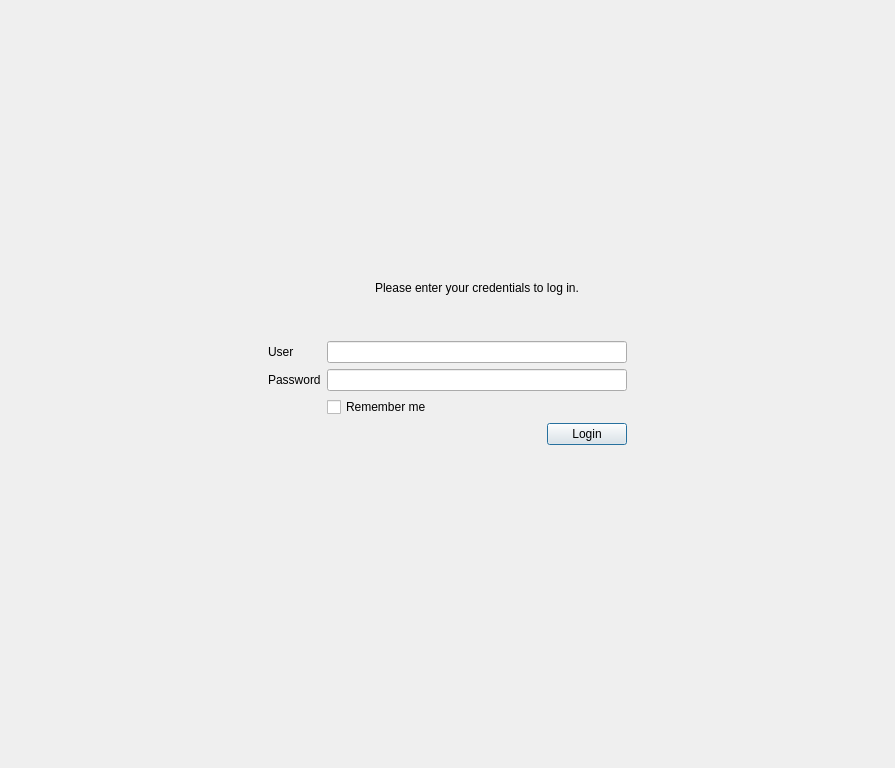
<?xml version="1.0" encoding="UTF-8"?>
<ui version="4.0">
 <class>CRemoteStandardLoginGuiComp</class>
 <widget class="QWidget" name="CRemoteStandardLoginGuiComp">
  <property name="geometry">
   <rect>
    <x>0</x>
    <y>0</y>
    <width>895</width>
    <height>768</height>
   </rect>
  </property>
  <property name="windowTitle">
   <string>Form</string>
  </property>
  <layout class="QVBoxLayout" name="verticalLayout">
   <property name="spacing">
    <number>0</number>
   </property>
   <property name="leftMargin">
    <number>0</number>
   </property>
   <property name="topMargin">
    <number>0</number>
   </property>
   <property name="rightMargin">
    <number>0</number>
   </property>
   <property name="bottomMargin">
    <number>0</number>
   </property>
   <item>
    <spacer name="verticalSpacer_31">
     <property name="orientation">
      <enum>Qt::Vertical</enum>
     </property>
     <property name="sizeHint" stdset="0">
      <size>
       <width>20</width>
       <height>140</height>
      </size>
     </property>
    </spacer>
   </item>
   <item>
    <widget class="QWidget" name="MainFrame" native="true">
     <property name="minimumSize">
      <size>
       <width>500</width>
       <height>675</height>
      </size>
     </property>
     <layout class="QVBoxLayout" name="verticalLayout_2">
      <property name="spacing">
       <number>0</number>
      </property>
      <property name="leftMargin">
       <number>0</number>
      </property>
      <property name="topMargin">
       <number>0</number>
      </property>
      <property name="rightMargin">
       <number>0</number>
      </property>
      <property name="bottomMargin">
       <number>0</number>
      </property>
      <item alignment="Qt::AlignHCenter|Qt::AlignVCenter">
       <widget class="QStackedWidget" name="StackedWidget">
        <property name="currentIndex">
         <number>0</number>
        </property>
        <widget class="QWidget" name="LoginPage">
         <layout class="QVBoxLayout" name="verticalLayout_6">
          <property name="spacing">
           <number>0</number>
          </property>
          <property name="leftMargin">
           <number>0</number>
          </property>
          <property name="topMargin">
           <number>0</number>
          </property>
          <property name="rightMargin">
           <number>0</number>
          </property>
          <property name="bottomMargin">
           <number>0</number>
          </property>
          <item>
           <widget class="QFrame" name="LoginFrame">
            <property name="frameShape">
             <enum>QFrame::NoFrame</enum>
            </property>
            <property name="frameShadow">
             <enum>QFrame::Raised</enum>
            </property>
            <layout class="QGridLayout" name="gridLayout_2">
             <item row="4" column="2">
              <widget class="QLabel" name="PasswordLabel">
               <property name="text">
                <string>Password</string>
               </property>
              </widget>
             </item>
             <item row="3" column="2">
              <widget class="QLabel" name="label">
               <property name="text">
                <string>User</string>
               </property>
              </widget>
             </item>
             <item row="4" column="3">
              <widget class="QLineEdit" name="PasswordEdit">
               <property name="echoMode">
                <enum>QLineEdit::Password</enum>
               </property>
              </widget>
             </item>
             <item row="5" column="3">
              <widget class="QCheckBox" name="RememberMe">
               <property name="text">
                <string>Remember me</string>
               </property>
              </widget>
             </item>
             <item row="6" column="3">
              <layout class="QHBoxLayout" name="horizontalLayout">
               <item>
                <widget class="QLabel" name="PasswordMessage">
                 <property name="text">
                  <string/>
                 </property>
                </widget>
               </item>
               <item>
                <spacer name="horizontalSpacer_4">
                 <property name="orientation">
                  <enum>Qt::Horizontal</enum>
                 </property>
                 <property name="sizeHint" stdset="0">
                  <size>
                   <width>40</width>
                   <height>20</height>
                  </size>
                 </property>
                </spacer>
               </item>
               <item>
                <widget class="QPushButton" name="LoginButton">
                 <property name="text">
                  <string>Login</string>
                 </property>
                 <property name="icon">
                  <iconset>
                   <normaloff>:/Icons/Unlock</normaloff>:/Icons/Unlock</iconset>
                 </property>
                 <property name="default">
                  <bool>true</bool>
                 </property>
                </widget>
               </item>
              </layout>
             </item>
             <item row="4" column="4">
              <spacer name="horizontalSpacer_3">
               <property name="orientation">
                <enum>Qt::Horizontal</enum>
               </property>
               <property name="sizeHint" stdset="0">
                <size>
                 <width>40</width>
                 <height>20</height>
                </size>
               </property>
              </spacer>
             </item>
             <item row="1" column="3">
              <widget class="QLabel" name="LoginMessage">
               <property name="text">
                <string>Please enter your credentials to log in.</string>
               </property>
               <property name="alignment">
                <set>Qt::AlignCenter</set>
               </property>
              </widget>
             </item>
             <item row="4" column="1">
              <spacer name="horizontalSpacer">
               <property name="orientation">
                <enum>Qt::Horizontal</enum>
               </property>
               <property name="sizeHint" stdset="0">
                <size>
                 <width>40</width>
                 <height>20</height>
                </size>
               </property>
              </spacer>
             </item>
             <item row="0" column="3">
              <spacer name="verticalSpacer">
               <property name="orientation">
                <enum>Qt::Vertical</enum>
               </property>
               <property name="sizeHint" stdset="0">
                <size>
                 <width>20</width>
                 <height>40</height>
                </size>
               </property>
              </spacer>
             </item>
             <item row="3" column="3">
              <widget class="QLineEdit" name="UserEdit">
               <property name="minimumSize">
                <size>
                 <width>300</width>
                 <height>0</height>
                </size>
               </property>
               <property name="focusPolicy">
                <enum>Qt::StrongFocus</enum>
               </property>
              </widget>
             </item>
             <item row="4" column="0">
              <spacer name="horizontalSpacer_9">
               <property name="orientation">
                <enum>Qt::Horizontal</enum>
               </property>
               <property name="sizeHint" stdset="0">
                <size>
                 <width>40</width>
                 <height>20</height>
                </size>
               </property>
              </spacer>
             </item>
             <item row="7" column="3">
              <spacer name="verticalSpacer_2">
               <property name="orientation">
                <enum>Qt::Vertical</enum>
               </property>
               <property name="sizeHint" stdset="0">
                <size>
                 <width>20</width>
                 <height>40</height>
                </size>
               </property>
              </spacer>
             </item>
             <item row="2" column="3">
              <spacer name="verticalSpacer_4">
               <property name="orientation">
                <enum>Qt::Vertical</enum>
               </property>
               <property name="sizeType">
                <enum>QSizePolicy::Fixed</enum>
               </property>
               <property name="sizeHint" stdset="0">
                <size>
                 <width>20</width>
                 <height>40</height>
                </size>
               </property>
              </spacer>
             </item>
             <item row="4" column="5">
              <spacer name="horizontalSpacer_10">
               <property name="orientation">
                <enum>Qt::Horizontal</enum>
               </property>
               <property name="sizeHint" stdset="0">
                <size>
                 <width>40</width>
                 <height>20</height>
                </size>
               </property>
              </spacer>
             </item>
            </layout>
           </widget>
          </item>
         </layout>
        </widget>
        <widget class="QWidget" name="SuPasswordPage">
         <property name="minimumSize">
          <size>
           <width>0</width>
           <height>0</height>
          </size>
         </property>
         <layout class="QVBoxLayout" name="verticalLayout_4">
          <property name="spacing">
           <number>0</number>
          </property>
          <property name="leftMargin">
           <number>0</number>
          </property>
          <property name="topMargin">
           <number>0</number>
          </property>
          <property name="rightMargin">
           <number>0</number>
          </property>
          <property name="bottomMargin">
           <number>0</number>
          </property>
          <item>
           <widget class="QFrame" name="PasswordFrame">
            <property name="frameShape">
             <enum>QFrame::NoFrame</enum>
            </property>
            <property name="frameShadow">
             <enum>QFrame::Raised</enum>
            </property>
            <layout class="QGridLayout" name="gridLayout_3">
             <item row="5" column="3">
              <layout class="QHBoxLayout" name="horizontalLayout_3">
               <item>
                <widget class="QLabel" name="SuPasswordMessage">
                 <property name="text">
                  <string/>
                 </property>
                </widget>
               </item>
               <item>
                <spacer name="horizontalSpacer_5">
                 <property name="orientation">
                  <enum>Qt::Horizontal</enum>
                 </property>
                 <property name="sizeHint" stdset="0">
                  <size>
                   <width>40</width>
                   <height>20</height>
                  </size>
                 </property>
                </spacer>
               </item>
               <item>
                <widget class="QPushButton" name="SetPasswordButton">
                 <property name="text">
                  <string>OK</string>
                 </property>
                 <property name="default">
                  <bool>true</bool>
                 </property>
                </widget>
               </item>
              </layout>
             </item>
             <item row="3" column="3">
              <widget class="QLineEdit" name="SuPasswordEdit">
               <property name="echoMode">
                <enum>QLineEdit::Password</enum>
               </property>
              </widget>
             </item>
             <item row="2" column="3">
              <spacer name="verticalSpacer_3">
               <property name="orientation">
                <enum>Qt::Vertical</enum>
               </property>
               <property name="sizeType">
                <enum>QSizePolicy::Fixed</enum>
               </property>
               <property name="sizeHint" stdset="0">
                <size>
                 <width>20</width>
                 <height>40</height>
                </size>
               </property>
              </spacer>
             </item>
             <item row="3" column="1">
              <spacer name="horizontalSpacer_7">
               <property name="orientation">
                <enum>Qt::Horizontal</enum>
               </property>
               <property name="sizeHint" stdset="0">
                <size>
                 <width>40</width>
                 <height>20</height>
                </size>
               </property>
              </spacer>
             </item>
             <item row="6" column="3">
              <spacer name="verticalSpacer_8">
               <property name="orientation">
                <enum>Qt::Vertical</enum>
               </property>
               <property name="sizeHint" stdset="0">
                <size>
                 <width>20</width>
                 <height>40</height>
                </size>
               </property>
              </spacer>
             </item>
             <item row="0" column="3">
              <spacer name="verticalSpacer_6">
               <property name="orientation">
                <enum>Qt::Vertical</enum>
               </property>
               <property name="sizeHint" stdset="0">
                <size>
                 <width>20</width>
                 <height>40</height>
                </size>
               </property>
              </spacer>
             </item>
             <item row="1" column="3">
              <widget class="QLabel" name="LoginMessage_2">
               <property name="text">
                <string>Please, enter the password for system administrator</string>
               </property>
               <property name="alignment">
                <set>Qt::AlignCenter</set>
               </property>
              </widget>
             </item>
             <item row="3" column="0">
              <spacer name="horizontalSpacer_11">
               <property name="orientation">
                <enum>Qt::Horizontal</enum>
               </property>
               <property name="sizeHint" stdset="0">
                <size>
                 <width>40</width>
                 <height>20</height>
                </size>
               </property>
              </spacer>
             </item>
             <item row="4" column="3">
              <widget class="QLineEdit" name="SuConfirmPasswordEdit">
               <property name="echoMode">
                <enum>QLineEdit::Password</enum>
               </property>
              </widget>
             </item>
             <item row="3" column="2">
              <widget class="QLabel" name="PasswordLabel_3">
               <property name="text">
                <string>Password</string>
               </property>
              </widget>
             </item>
             <item row="4" column="4">
              <spacer name="horizontalSpacer_8">
               <property name="orientation">
                <enum>Qt::Horizontal</enum>
               </property>
               <property name="sizeHint" stdset="0">
                <size>
                 <width>40</width>
                 <height>20</height>
                </size>
               </property>
              </spacer>
             </item>
             <item row="4" column="2">
              <widget class="QLabel" name="ConfirmPasswordLabel">
               <property name="text">
                <string>Confirm Password</string>
               </property>
              </widget>
             </item>
             <item row="4" column="5">
              <spacer name="horizontalSpacer_12">
               <property name="orientation">
                <enum>Qt::Horizontal</enum>
               </property>
               <property name="sizeHint" stdset="0">
                <size>
                 <width>40</width>
                 <height>20</height>
                </size>
               </property>
              </spacer>
             </item>
            </layout>
           </widget>
          </item>
         </layout>
        </widget>
        <widget class="QWidget" name="ConnectionPage">
         <layout class="QVBoxLayout" name="verticalLayout_3">
          <property name="spacing">
           <number>0</number>
          </property>
          <property name="leftMargin">
           <number>0</number>
          </property>
          <property name="topMargin">
           <number>0</number>
          </property>
          <property name="rightMargin">
           <number>0</number>
          </property>
          <property name="bottomMargin">
           <number>0</number>
          </property>
          <item>
           <spacer name="verticalSpacer_7">
            <property name="orientation">
             <enum>Qt::Vertical</enum>
            </property>
            <property name="sizeHint" stdset="0">
             <size>
              <width>20</width>
              <height>40</height>
             </size>
            </property>
           </spacer>
          </item>
          <item>
           <widget class="QLabel" name="NoConnection">
            <property name="text">
             <string>No connection to the server</string>
            </property>
            <property name="alignment">
             <set>Qt::AlignCenter</set>
            </property>
           </widget>
          </item>
          <item>
           <spacer name="verticalSpacer_5">
            <property name="orientation">
             <enum>Qt::Vertical</enum>
            </property>
            <property name="sizeHint" stdset="0">
             <size>
              <width>20</width>
              <height>40</height>
             </size>
            </property>
           </spacer>
          </item>
          <item>
           <layout class="QHBoxLayout" name="horizontalLayout_2">
            <item>
             <spacer name="horizontalSpacer_13">
              <property name="orientation">
               <enum>Qt::Horizontal</enum>
              </property>
              <property name="sizeHint" stdset="0">
               <size>
                <width>40</width>
                <height>20</height>
               </size>
              </property>
             </spacer>
            </item>
            <item>
             <widget class="QPushButton" name="RefreshButton">
              <property name="text">
               <string>Refresh</string>
              </property>
             </widget>
            </item>
            <item>
             <spacer name="horizontalSpacer_14">
              <property name="orientation">
               <enum>Qt::Horizontal</enum>
              </property>
              <property name="sizeHint" stdset="0">
               <size>
                <width>40</width>
                <height>20</height>
               </size>
              </property>
             </spacer>
            </item>
           </layout>
          </item>
         </layout>
        </widget>
        <widget class="QWidget" name="LoadingPage">
         <widget class="QLabel" name="LoadingLabel">
          <property name="geometry">
           <rect>
            <x>30</x>
            <y>0</y>
            <width>501</width>
            <height>371</height>
           </rect>
          </property>
          <property name="text">
           <string/>
          </property>
          <property name="alignment">
           <set>Qt::AlignCenter</set>
          </property>
         </widget>
        </widget>
       </widget>
      </item>
     </layout>
    </widget>
   </item>
   <item>
    <spacer name="horizontalSpacer_2">
     <property name="orientation">
      <enum>Qt::Horizontal</enum>
     </property>
     <property name="sizeHint" stdset="0">
      <size>
       <width>219</width>
       <height>20</height>
      </size>
     </property>
    </spacer>
   </item>
   <item>
    <spacer name="horizontalSpacer_6">
     <property name="orientation">
      <enum>Qt::Horizontal</enum>
     </property>
     <property name="sizeHint" stdset="0">
      <size>
       <width>218</width>
       <height>20</height>
      </size>
     </property>
    </spacer>
   </item>
   <item>
    <spacer name="verticalSpacer_30">
     <property name="orientation">
      <enum>Qt::Vertical</enum>
     </property>
     <property name="sizeHint" stdset="0">
      <size>
       <width>20</width>
       <height>140</height>
      </size>
     </property>
    </spacer>
   </item>
  </layout>
 </widget>
 <tabstops>
  <tabstop>UserEdit</tabstop>
  <tabstop>PasswordEdit</tabstop>
  <tabstop>RememberMe</tabstop>
  <tabstop>LoginButton</tabstop>
  <tabstop>SuPasswordEdit</tabstop>
  <tabstop>SuConfirmPasswordEdit</tabstop>
  <tabstop>SetPasswordButton</tabstop>
 </tabstops>
 <resources/>
 <connections/>
</ui>
